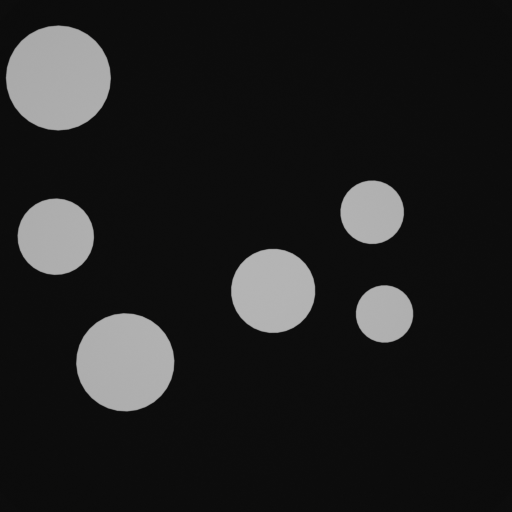
#> input picture res/shapes_training/t_circle/t_circles.png, 512 x 512 px
$ python -i descriptor_utils.py   (imports and definitions only)
#> lines starting #> are read from the running program, lines starting #| are printed output that depends on the picture; after the words box and inside, x2 and y2 are one past the last pixel; in counts of white or black regions, pixels touching at a corner belong together
#> further down, picture is the input picture: shape (512, 512, 3); mean B, G, R 32.2, 32.2, 32.2
import numpy as np
import cv2

class ImgData:

    # [4 lines left out: function __init__, not called in this run]

    def find_descriptors(self):
        self.descriptors = find_descriptors(self.img)

    # [18 lines left out: functions to_json, from_json, not called in this run]

def find_descriptors(image):

    # Binarize
    if len(image.shape) == 3:
        gray = cv2.cvtColor(image, cv2.COLOR_BGR2GRAY)
    else:
        gray = image

    _, binary =  cv2.threshold(gray, 0, 255, cv2.THRESH_BINARY + cv2.THRESH_OTSU)
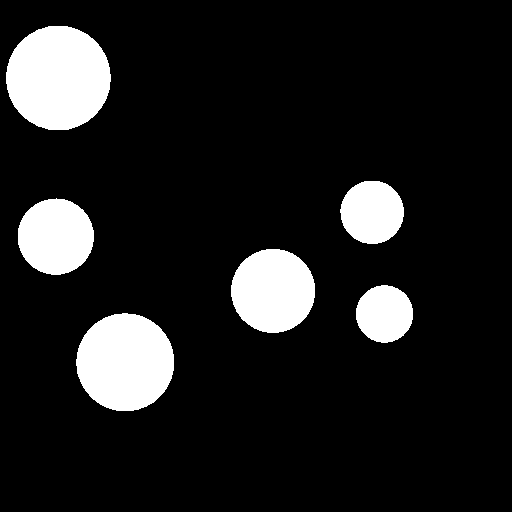
#> binary: shape (512, 512); 12.2% white; 6 white regions
    root_contours, root_hierarchy = cv2.findContours(binary, cv2.RETR_TREE, cv2.CHAIN_APPROX_SIMPLE)
#> root_contours = 6 contours; box (x1, y1, x2, y2) and area: (6, 26, 111, 130) 8450, (76, 313, 174, 411) 7394, (231, 249, 315, 333) 5433, (18, 198, 94, 275) 4458, (340, 181, 404, 244) 3072, (356, 285, 413, 343) 2499; root_hierarchy = [[1, -1, -1, -1], [2, 0, -1, -1], [3, 1, -1, -1], [4, 2, -1, -1], [5, 3, -1, -1], [-1, 4, -1, -1]]

    descriptors = list()

    # Consider only contours on the top most hierarchy
    for idx in range(0,len(root_contours)):

        # Only run the external edge contours
        if root_hierarchy[0][idx][3] == -1:
            external_contour = root_contours[idx]

            # Create a discriptor based uniquely on the outer contour
            local_binary = np.zeros((image.shape[0] , image.shape[1]), dtype=np.uint8)
            cv2.drawContours(local_binary, [external_contour], -1, (255, 255, 255), thickness=-1)

            local_contour, _ = cv2.findContours(local_binary, cv2.RETR_TREE, cv2.CHAIN_APPROX_SIMPLE)
            if not local_contour:
                continue

            # Append descriptor
            descriptors.append(Descriptor(cv2.boundingRect(external_contour), local_contour[0].squeeze()))
#> this loop made 6 passes
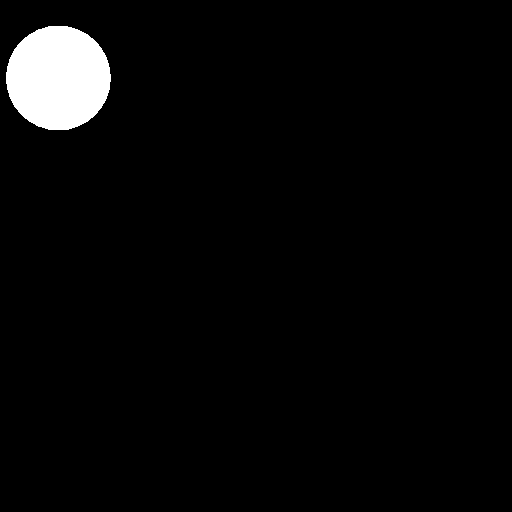
#> local_binary: shape (512, 512); 3.3% white; 1 white region, box (x1, y1, x2, y2) and area: (6, 26, 111, 130) 8598
#> after the loop, descriptors = 6 items

    return descriptors

class Descriptor:

    def __init__(self, location, contour):
        self.location = location # (x, y, w, h)
        self.contour = contour

    # [29 lines left out: function foo, not called in this run]

>>> import cv2
>>> picture = cv2.imread('../../res/shapes_training/t_circle/t_circles.png')
>>> result = find_descriptors(picture)
#> result = 6 items
